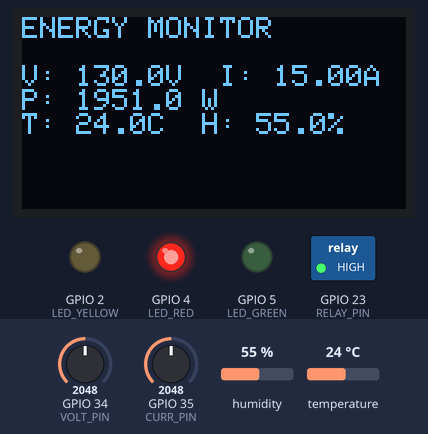
This sketch was run on a simulated ESP32. Shown: 128×64 one-colour display, switched loads named in the sketch (green lamp = pin HIGH), output pins drawn as LEDs (lit = HIGH). The inputs (shaded band) are chosen by the test bench; at power-on: GPIO 34 (VOLT_PIN) = 2048, humidity 55 %, GPIO 35 (CURR_PIN) = 2048, temperature 24 °C. WiFi joins after 1.5 s; servers stay silent unless stated; random numbers use the default seed unless the sketch sets one; no MQTT or app messages arrive unless stated; what the sketch prints to the serial monitor is not drawn.

Above: at 2.7 s.
2.8 s: GPIO 34 (VOLT_PIN) set to 2779
At 4.3 s:
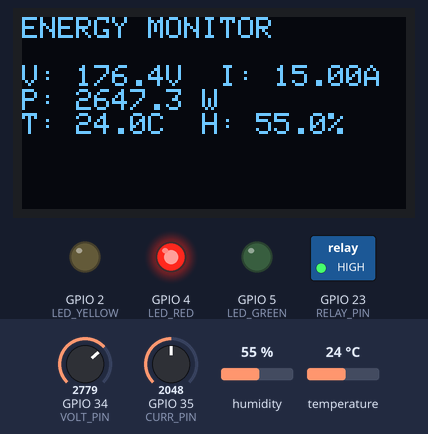
5.1 s: GPIO 34 (VOLT_PIN) set to 2888
At 6.1 s:
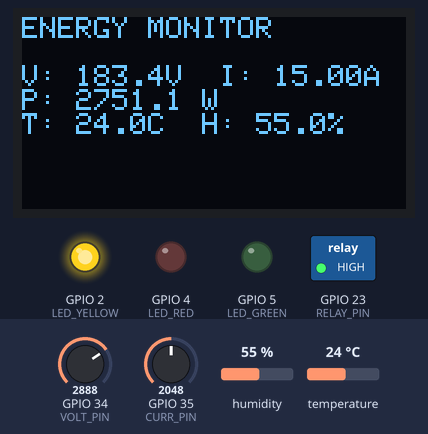
7.2 s: humidity set to 22 %
At 8.9 s:
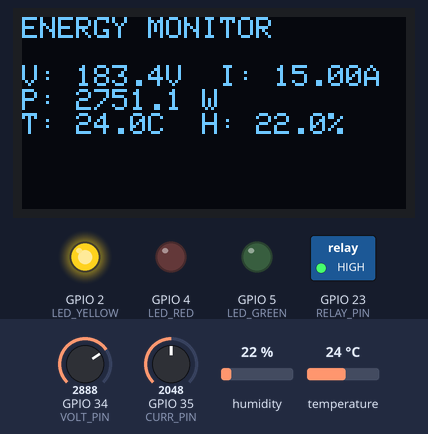
9.2 s: GPIO 35 (CURR_PIN) set to 1960
At 10.8 s:
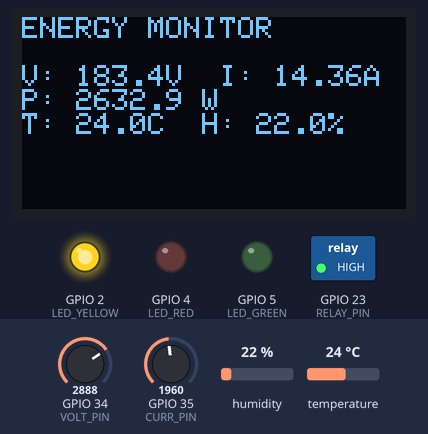
11.2 s: temperature set to 12 °C
At 12.6 s:
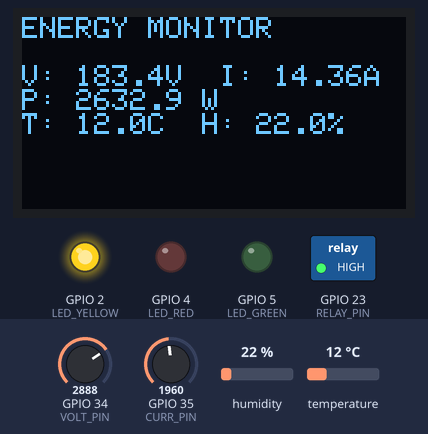
Timing chart, 0 to 14.2 s (numbered marks = the images above; inputs shaded):
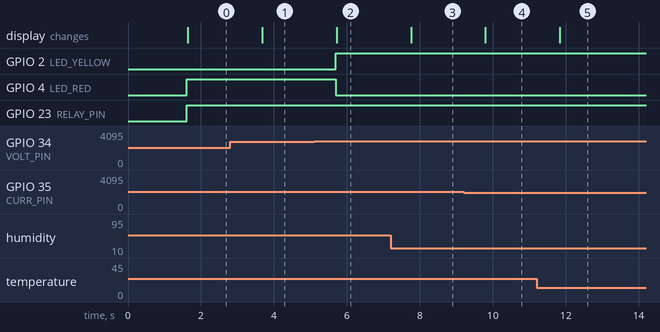

The sketch:

smart_energy_monitor.ino
```cpp
#include <WiFi.h>
#include <ArduinoJson.h>
#include <DHT.h>
#include <Wire.h>
#include <Adafruit_GFX.h>
#include <Adafruit_SSD1306.h>
#include <PubSubClient.h>

// WiFi Settings
const char* WIFI_SSID = "Wokwi-GUEST";
const char* WIFI_PASS = "";

// Pins
#define VOLT_PIN    34
#define CURR_PIN    35
#define DHT_PIN     15
#define RELAY_PIN   23
#define LED_RED     4   // Fault indicator
#define LED_GREEN   5   // Safe power indicator
#define LED_YELLOW  2   // Warning indicator

// LED Thresholds
#define V_FAULT_HIGH  253.0  // Voltage too high (fault)
#define V_FAULT_LOW   180.0  // Voltage too low (fault)
#define V_WARN_HIGH   245.0  // Approaching high limit (warning)
#define V_WARN_LOW    200.0  // Approaching low limit (warning)
#define P_FAULT       5000.0 // Power too high (fault)
#define P_WARN        4000.0 // Power approaching limit (warning)

Adafruit_SSD1306 display(128, 64, &Wire, -1);
DHT dht(DHT_PIN, DHT22);

WiFiClient mqttWiFiClient;
PubSubClient mqtt(mqttWiFiClient);

// ── NC Wiring note ─────────────────────────────────────────────────────────
// Load is wired between NC and COM.
// Relay de-energized (LOW) → NC-COM closed → load has POWER  (normal state)
// Relay energized   (HIGH) → NC-COM opens  → load is CUT OFF (fault state)
// ─────────────────────────────────────────────────────────────────────────

// loadOn = true means load is currently powered (relay LOW / de-energized)
bool loadOn = true;

// true = user deliberately turned load OFF via webapp — blocks auto-restore
bool userManualOff = false;

// System condition flags — set in loop(), read by mqttCallback
bool isFault   = false;
bool isWarning = false;
bool isSafe    = false;

// ── MQTT callback ────────────────────────────────────────────────────────────
// Handles relay commands sent from the webapp (teksem/relay/control)
// Payload: { "relay": true }  → user wants load ON
//          { "relay": false } → user wants load OFF
void mqttCallback(char* topic, byte* payload, unsigned int length) {
  String msg = "";
  for (unsigned int i = 0; i < length; i++) msg += (char)payload[i];

  if (String(topic) == "teksem/relay/control") {
    StaticJsonDocument<64> doc;
    if (!deserializeJson(doc, msg)) {
      bool wantLoadOn = doc["relay"].as<bool>();

      if (isFault && wantLoadOn) {
        // FAULT active — block load from turning ON, keep relay energized
        loadOn = false;
        digitalWrite(RELAY_PIN, HIGH);
        mqtt.publish("teksem/relay/status",
          "{\"status\":\"force_off\","
          "\"reason\":\"Fault active — load cannot be turned ON\"}");
        Serial.println("BLOCKED: cannot turn load ON during fault");

      } else if (isFault && !wantLoadOn) {
        // Turning load OFF during fault — already OFF, acknowledge
        loadOn = false;
        userManualOff = true;             // Treat as manual off
        digitalWrite(RELAY_PIN, HIGH);
        mqtt.publish("teksem/relay/status", "{\"status\":\"off\"}");

      } else if (isWarning && wantLoadOn) {
        // WARNING — allow load ON but send critical warning to webapp
        loadOn = true;
        userManualOff = false;            // User wants it ON — clear manual flag
        digitalWrite(RELAY_PIN, LOW);
        mqtt.publish("teksem/relay/status",
          "{\"status\":\"critical_warning\","
          "\"reason\":\"Warning condition — load ON with risk\"}");
        Serial.println("Load ON with WARNING — critical alert sent");

      } else {
        // Normal / safe operation
        loadOn = wantLoadOn;
        if (!wantLoadOn) userManualOff = true;   // User chose to turn load OFF
        else             userManualOff = false;   // User chose to turn load ON
        digitalWrite(RELAY_PIN, loadOn ? LOW : HIGH);
        mqtt.publish("teksem/relay/status",
          loadOn ? "{\"status\":\"on\"}" : "{\"status\":\"off\"}");
        Serial.printf("Load: %s\n", loadOn ? "ON (relay de-energized)" : "OFF (relay energized)");
      }
    }
  }
}

void connectMQTT() {
  while (!mqtt.connected()) {
    Serial.print("Connecting to MQTT...");
    String clientId = "ESP32Client-";
    clientId += String(random(0xffff), HEX);
    if (mqtt.connect(clientId.c_str())) {
      Serial.println("connected!");
      mqtt.subscribe("teksem/relay/control"); // Relay commands from webapp
    } else {
      Serial.print("failed, rc=");
      Serial.print(mqtt.state());
      Serial.println(" try again in 2 seconds");
      delay(2000);
    }
  }
}

void setup() {
  Serial.begin(115200);

  // Relay & LEDs — all start LOW
  // RELAY LOW = de-energized = NC-COM closed = load ON by default
  pinMode(RELAY_PIN,  OUTPUT); digitalWrite(RELAY_PIN,  LOW);
  pinMode(LED_RED,    OUTPUT); digitalWrite(LED_RED,    LOW);
  pinMode(LED_GREEN,  OUTPUT); digitalWrite(LED_GREEN,  LOW);
  pinMode(LED_YELLOW, OUTPUT); digitalWrite(LED_YELLOW, LOW);

  dht.begin();
  if (display.begin(SSD1306_SWITCHCAPVCC, 0x3C)) {
    display.clearDisplay();
    display.setTextSize(1);
    display.setTextColor(SSD1306_WHITE);
    display.setCursor(0, 20);
    display.println("Connecting WiFi...");
    display.display();
  }

  WiFi.begin(WIFI_SSID, WIFI_PASS);
  while (WiFi.status() != WL_CONNECTED) {
    delay(300);
    Serial.print(".");
  }
  Serial.println("\nWiFi Connected!");

  mqtt.setServer("broker.emqx.io", 1883);
  mqtt.setKeepAlive(60);
  mqtt.setCallback(mqttCallback);
}

void loop() {
  if (WiFi.status() != WL_CONNECTED) return;

  if (!mqtt.connected()) connectMQTT();
  mqtt.loop();

  // 1. Read Sensors
  float v = (analogRead(VOLT_PIN) / 4095.0f) * 260.0f;
  float c = (analogRead(CURR_PIN) / 4095.0f) * 30.0f;
  float p = v * c;
  float t = dht.readTemperature();
  float h = dht.readHumidity();
  if (isnan(t)) t = 0;
  if (isnan(h)) h = 0;

  // 2. Evaluate conditions
  isFault   = (v > V_FAULT_HIGH || v < V_FAULT_LOW || p > P_FAULT);
  isWarning = !isFault && (v > V_WARN_HIGH || v < V_WARN_LOW || p > P_WARN);
  isSafe    = !isFault && !isWarning && (p > 1.0f);

  // 3. Drive LEDs
  // RED    = fault condition
  // YELLOW = approaching threshold (warning)
  // GREEN  = safe voltage, current & power flowing
  digitalWrite(LED_RED,    isFault   ? HIGH : LOW);
  digitalWrite(LED_YELLOW, isWarning ? HIGH : LOW);
  digitalWrite(LED_GREEN,  isSafe    ? HIGH : LOW);

  // 4. NC Fault guard ─────────────────────────────────────────────────────
  // If a fault is detected while the load is ON, immediately energize the
  // relay to open the NC contact and disconnect the load.
  if (isFault && loadOn) {
    loadOn = false;
    userManualOff = false;        // Fault forced it off — allow auto-restore later
    digitalWrite(RELAY_PIN, HIGH);
    mqtt.publish("teksem/relay/status",
      "{\"status\":\"force_off\","
      "\"reason\":\"Fault detected — relay energized, load disconnected\"}");
    Serial.println("FAULT: relay energized, load cut via NC");
  }

  // Auto-restore ────────────────────────────────────────────────────────────
  // Only restore if the fault cleared AND the user did NOT manually turn off.
  // If the user turned it off deliberately, they must tap ON themselves.
  if (isSafe && !loadOn && !userManualOff) {
    loadOn = true;
    digitalWrite(RELAY_PIN, LOW); // De-energize → NC closes → load ON
    mqtt.publish("teksem/relay/status", "{\"status\":\"on\"}");
    Serial.println("System safe — load restored automatically");
  }
  // ─────────────────────────────────────────────────────────────────────────

  // 5. Update OLED Display
  display.clearDisplay();
  display.setCursor(0, 0);
  display.setTextSize(1);
  display.println("ENERGY MONITOR");
  display.setCursor(0, 16);
  display.printf("V: %.1fV  I: %.2fA\n", v, c);
  display.printf("P: %.1f W\n", p);
  display.printf("T: %.1fC  H: %.1f%%", t, h);
  display.display();

  // 6. Publish sensor data over MQTT
  StaticJsonDocument<200> doc;
  doc["voltage"]     = v;
  doc["current"]     = c;
  doc["power"]       = p;
  doc["temperature"] = t;
  doc["humidity"]    = h;
  String json;
  serializeJson(doc, json);

  bool ok = mqtt.publish("teksem/energy/data", json.c_str());
  Serial.printf("MQTT Publish: %s\n", ok ? "OK" : "FAILED");

  // 7. Non-blocking delay (keeps MQTT alive during wait)
  unsigned long startWait = millis();
  while (millis() - startWait < 2000) {
    mqtt.loop();
    delay(10);
  }
}
```

Measured:
- the behaviour switches between 2834 and 2835 on GPIO 34 (VOLT_PIN) (found by bisection; images 1 and 2)
- after the input at 2.8 s, the display: changes after 0.88 s (image 1)
- after the input at 5.1 s, GPIO 2 (LED_YELLOW): LOW → HIGH after 0.59 s; GPIO 4 (LED_RED): HIGH → LOW after 0.59 s; the display: changes after 0.62 s (image 2)
- after the input at 7.2 s, the display: changes after 0.56 s (image 3)
- after the input at 9.2 s, the display: changes after 0.60 s (image 4)
- after the input at 11.2 s, the display: changes after 0.64 s (image 5)
